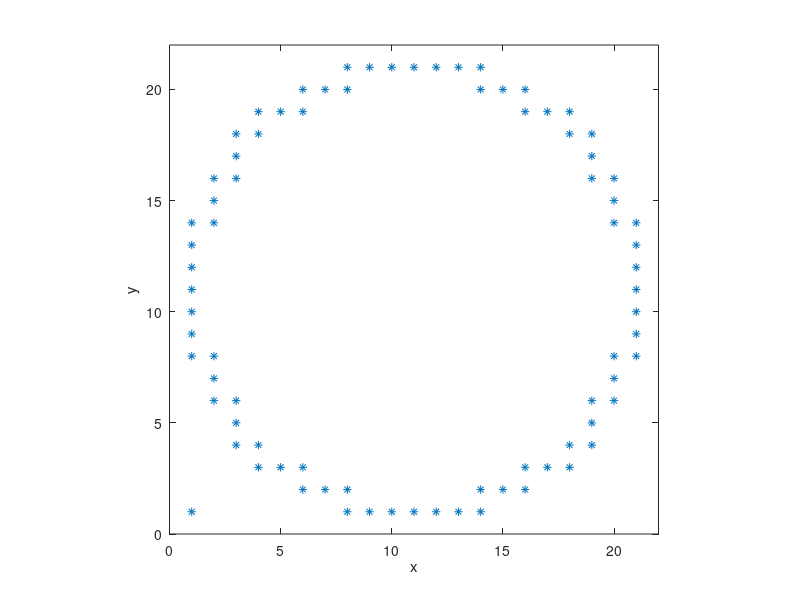

Write MATLAB code to recreate this figure.
% calculate the geometric error _sppW20W 6/13
 
function [Rstd,Ravg,Nint] = GeometricError(R,flag)
 
if nargin < 1, R = 10; end
if nargin < 2, flag = 'noremove'; end
 
if length(R) > 1
  Rstd = []; Ravg = []; Nint = [];
  for i = 1:length(R)
    [Rstd1,Ravg1,Nint1] = GeometricError(R(i));
    Rstd = [Rstd Rstd1];
    Ravg = [Ravg Ravg1];
    Nint = [Nint Nint1];
  end
  return
end
 
if strcmpi(flag,'remove')
  % Remove extra parts of boundary.
  remove = true;
else
  remove = false;
end

if strcmpi(flag,'center0')
  % if the center is at lower left corner of the first grid 
  center0 = true;
else
  center0 = false;
end

%switch lower(flag)
%  case 'remove'
%    % Do something
%  case 'noremove'
%    % Do something else
%  case 'gaussian'
%    % Do something else
%  otherwise
%    error('Unknown flag %s',flag);
%end
 
if center0 
    m0 = ceil(R)-0.5; n0 = 0.5; 
else 
    m0 = ceil(R-1/2); n0 = 0; 
end 
 
% find the boundary points on the upperRightQuarter
m_urq = []; % horizontal value of the coordinate
n_urq = []; % vertical value of the coordinate  
num_inside = 0; 

all_d = [];
 
m3 = m0; n3 = n0; 
notEnd = 1;
 
while (notEnd == 1) 
    m3_ul = m3 - 0.5; n3_ul = n3 + 0.5; % m_upperLeft & n_upperLeft
    m3_lr = m3_ul + 1; n3_lr = n3_ul - 1;   % m_lowerRight & n_lowerRight
    
    dist3_ul = sqrt(m3_ul.^2 + n3_ul.^2);
     
    if (dist3_ul < R)
        n3 = n3 + 1;
        num_inside = num_inside + m3 - 1;
     
    elseif (dist3_ul == R)
        m3 = m3 - 1; n3 = n3 + 1; 
        num_inside = num_inside + m3 - 2;
     
    else
        m3 = m3 - 1;
        num_inside = num_inside - 1;
    end 
    
    if center0 
        if (m3 == 0.5) %&& (n3 == ceil(R))
            notEnd = 0; 
        end
    else
        if (m3 == 1) && (n3 == ceil(R-1/2))
            notEnd = 0; 
        end
    end 

      
    m_urq = [m_urq m3]; % all m in upper right corner of the circle 
    n_urq = [n_urq n3]; % all n in upper right corner of the circle 
end 


if center0
    m_urq = [m0 m_urq];
    n_urq = [n0 n_urq];
end 

if remove
    sz_temp = size(m_urq);
    all_d_temp = [];

    for i=1:sz_temp(2)
        % compute the distances between the boundary and the grid center to decide which one to delete 
        x_gridCenter = m_urq(i);
        y_gridCenter = n_urq(i);

        x_in = R./sqrt(1+ (y_gridCenter./x_gridCenter).^2);    % the intersection between the line y=(n/m)x and the circle 
        y_in = R./sqrt(1+ (x_gridCenter./y_gridCenter).^2);
        d_sq = (x_gridCenter - x_in).^2 + (y_gridCenter - y_in).^2;
        d = sqrt(d_sq);

        all_d_temp = [all_d_temp d];
    end 

    m_urqR = m_urq; % all m after being removed
    n_urqR = n_urq;

    chose = false;
    for i=1:sz_temp(2)
        
        mE_ul = m_urq(i)-0.5; nE_ul = n_urq(i)-0.5;
        mE_lr = mE_ul+1; nE_lr = nE_ul-1;
        
        distE_ul = sqrt(mE_ul.^2 + nE_ul.^2);
        distE_lr = sqrt(mE_lr.^2 + nE_lr.^2);
        
        outside = (distE_ul>=R) && (distE_lr>=R);
        inside = (distE_ul<R) && (distE_lr<R);
        
        if (i>=2) && (i<=(sz_temp(2)-1))
            diff_m = abs(m_urq(i-1) - m_urq(i+1));
            diff_n = abs(n_urq(i-1) - n_urq(i+1));   % ?
       
          if (outside || inside)  
              if (chose)
                  if all_d_temp(i-1) < all_d_temp(i)
                      if (m_urqR(i-1) ~= 0)
                        m_urqR(i) = 0;
                        n_urqR(i) = 0;
                      end
                  else
                      if (m_urqR(i-2) ~= 0)
                        m_urqR(i-1) = 0;
                        n_urqR(i-1) = 0;
                      end
                  end 
              end
              chose = true;
          else
              if (chose)
                  if (m_urqR(i-2) ~= 0)
                        m_urqR(i-1) = 0;
                        n_urqR(i-1) = 0;
                  end
              end 
              chose = false;
          
%                 if (m_urqR(i-1) == 0) && (n_urqR(i-1) == 0)         
%                   if all_d_temp(i-1) < all_d_temp(i)
%                       m_urqR(i) = 0;
%                       n_urqR(i) = 0;
% 
%                       m_urqR(i-1) = m_urq(i-1);
%                       n_urqR(i-1) = n_urq(i-1);
%                   end 
%                 end 
%               
%               if (m_urqR(i-1) ~= 0) && (n_urqR(i-1) ~= 0) && (diff_m <= 1) && (diff_n <= 1)
%                   m_urqR(i) = 0;
%                   n_urqR(i) = 0;
%               end
          end
        end 

    end 

    m_urq = nonzeros(m_urqR); n_urq = nonzeros(n_urqR);
    m_urq = m_urq'; n_urq = n_urq';
end 

sz_urq = size(m_urq);

for i=1:sz_urq(2)
    x_gridCenter = m_urq(i);
    y_gridCenter = n_urq(i);
    
    x_in = R./sqrt(1+ (y_gridCenter./x_gridCenter).^2);    % the intersection between the line y=(n/m)x and the circle 
    y_in = R./sqrt(1+ (x_gridCenter./y_gridCenter).^2);
    d_sq = (x_gridCenter - x_in).^2 + (y_gridCenter - y_in).^2;
    d = sqrt(d_sq);
    
    all_d = [all_d d];
end 

if center0 
    all_d = [all_d all_d all_d all_d];
else 
    d0 = ceil(R-1/2)-R;
    all_d = [all_d all_d all_d all_d d0 d0 d0 d0];    % all distances between grid center and the boundary 
end 

d_avg = mean(all_d);
d_sq_avg = d_avg.^2;    % square of average of d
disp("The square of the average of all the distances is " + d_sq_avg)
    
 
num_inside = 4*num_inside + 4*(ceil(R-1/2)-1) + 1; % grids in one quarter*4 + grids in the center + origin
 
 
Ngrid = ceil(R-1/2)+1;  % size of grid quadrant
grid0 = Ngrid;     % center of grid
x = -Ngrid:Ngrid;
geomBdry = sparse(2*Ngrid);

sz = size(m_urq); 
 
if center0
    for jj = 1:sz(2)
        %if (geomBdry(n_upperRightQuarter(jj), m_upperRightQuarter(jj))==0)
            geomBdry(n_urq(jj)+0.5+grid0, m_urq(jj)+0.5+grid0)=1;
            geomBdry(-n_urq(jj)+0.5+grid0, m_urq(jj)+0.5+grid0)=1;
            geomBdry(n_urq(jj)+0.5+grid0, -m_urq(jj)+0.5+grid0)=1;
            geomBdry(-n_urq(jj)+0.5+grid0, -m_urq(jj)+0.5+grid0)=1;
        %end 
    end 

else 
    for jj = 1:sz(2)
        %if (geomBdry(n_upperRightQuarter(jj), m_upperRightQuarter(jj))==0)
            geomBdry(n_urq(jj)+grid0, m_urq(jj)+grid0)=1;
            geomBdry(-n_urq(jj)+grid0, m_urq(jj)+grid0)=1;
            geomBdry(n_urq(jj)+grid0, -m_urq(jj)+grid0)=1;
            geomBdry(-n_urq(jj)+grid0, -m_urq(jj)+grid0)=1;
        %end 
    end       
            geomBdry(grid0 + ceil(R-1/2), grid0)=1;
            geomBdry(grid0 - ceil(R-1/2), grid0)=1;
            geomBdry(grid0, grid0 + ceil(R-1/2))=1;
            geomBdry(grid0, grid0 - ceil(R-1/2))=1;
end 
 
plotGeomBdry(x,geomBdry)
 
 
all_radius = [];
 
for k=1:sz(2)
    radius = sqrt(m_urq(k).^2 + n_urq(k).^2); 
    all_radius = [all_radius, radius];
end 

if center0 
    all_radius = [all_radius all_radius all_radius all_radius];
else
    r0 = m0;
    all_radius = [all_radius r0 r0 r0 r0];
end 
  
 
Ravg = mean(all_radius);
Rstd = std(all_radius);
Nint = num_inside;
 
 
function plotGeomBdry(x,GeomBdry)
 
% imagesc(x,x,GeomBdry.')
% n = (size(GeomBdry))/2;
% x = [-n/2:n/2];
% axis equal

spy(GeomBdry), axis square, axis xy
xlabel('x'), ylabel('y')